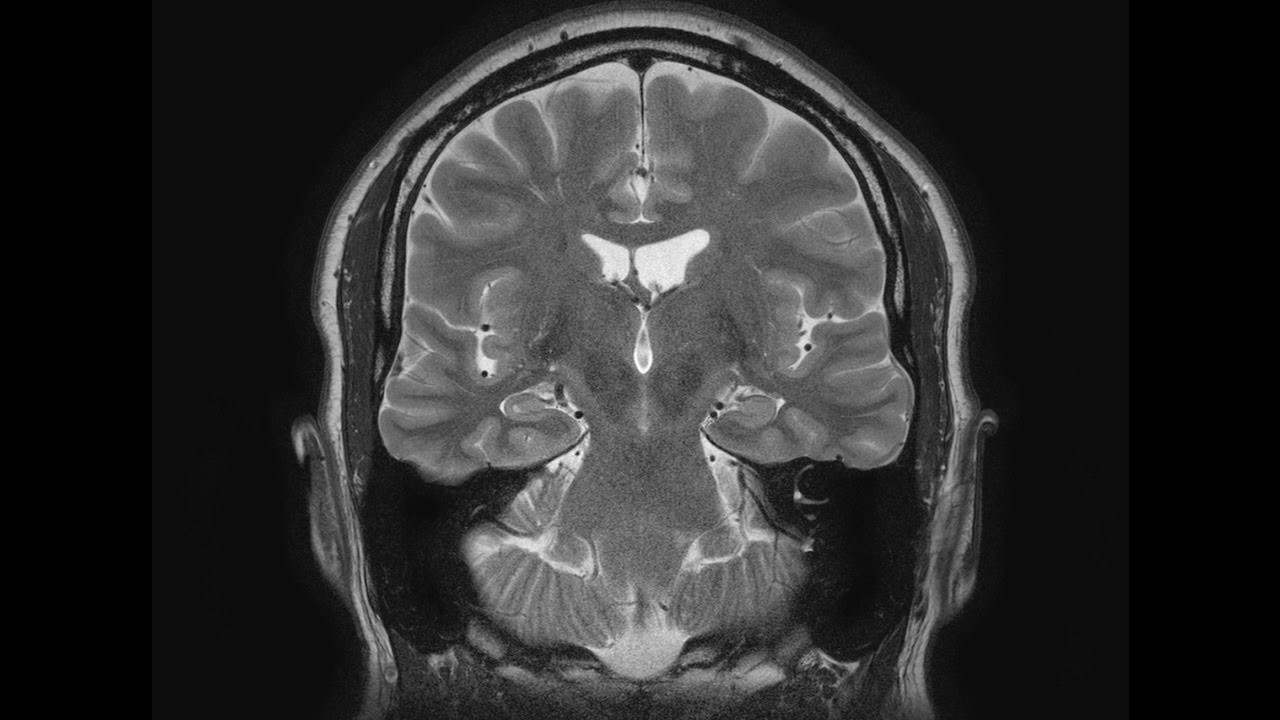
#> input picture computer_vision/mri.jpg, 1280 x 720 px
$ jupyter execute exam1_histograms.ipynb
#> lines starting #> are read from the running program, lines starting #| are printed output that depends on the picture
`Alexei Raiu (#207330006)`

# 1. Exam 1 - Histograms.

## Libraries
**cv2** - a powerful computer vision library, available for various platforms
and programming languages. Has basic tools for image processing, filters,
drawing tools, and machine learning image analysis tools.

**matplotlib** - a widely used library for displaying images and drawing graphs.

[cell 1]
import cv2
from matplotlib import pyplot as plt
import matplotlib.image as mpimg

## Image 1: Grayscale MRI image.

Our first image is grayscale, an MRI scan of the brain.

The image is grayscale, but is stored as an RGB image. To be truly treated as a
grayscale image, it needs to be loaded with corresponding parameters. CV2 allows
specifying the flag how to treat colors. `0` is for converting image to
grayscale on load.

Here we create a plot object, add caption, and display the image. We then print
the image dimensions.

[cell 2]
img = cv2.imread('mri.jpg', 0)
#> img is the input picture: shape (720, 1280); min 0, max 255, mean 44.5
plt.figure()
plt.title('Grayscale MRI')
plt.imshow(img, cmap="gray")
print(f'Dim: {img.shape[1]}x{img.shape[0]}')
#| Dim: 1280x720

I also like how grayscale images are rendered without a `cmap="grayscale"`
parameter. The renderer applies a heatmap, using false color to make the shades
of gray more visible.

[cell 3]
plt.figure()
plt.title('Grayscale heatmap MRI')
plt.imshow(img)

The histogram shows that the image is dark. It has some black pixels (the image
black border), and it has vary dark pixels from the background. There are few
pixels beyond 150, and no pixels beyond 180, which shows, that there is space
for improving the image quality.

[cell 4]
plt.figure()
plt.hist(img.ravel(), 256, [0, 256])
plt.show()
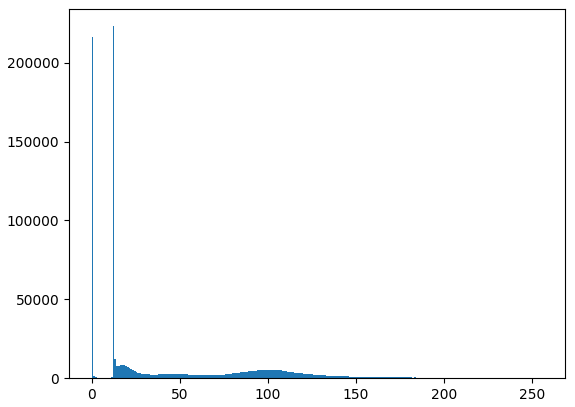
#> figure drawn by matplotlib, 1 panel; tallest bar 223132 high, from x = 12 to 13

## Image 2: Color Retina image.

The second image is a color image of a human retina. We load the image and print
its dimensions.

[cell 5]
img = mpimg.imread('retina.jpg')
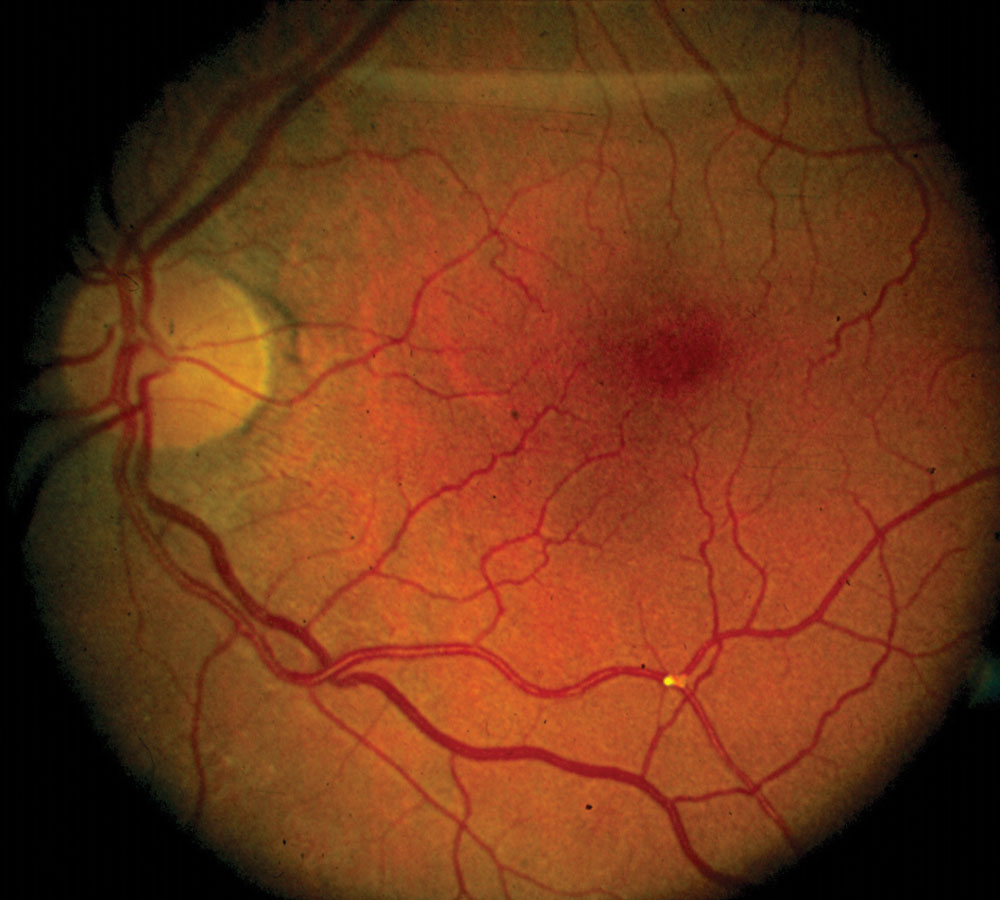
#> input picture computer_vision/retina.jpg, 1000 x 900 px
#> img is the input picture: shape (900, 1000, 3); mean R, G, B 108.5, 53.6, 24.3
plt.figure()
plt.title('Color Retina')
plt.imshow(img)
print(f'Dim: {img.shape[1]}x{img.shape[0]}')
#| Dim: 1000x900

The histogram is here created for each channel, as well as grayscale (orange).

We build the diagram by enumerating through the colors and creating a histogram
for each using the `cv2.calcHist()` function. We then plot the histogram. Then,
we convert the image to grayscale and plot its histogram as well.

In the histogram we can see that the colors are strongly shifted towards red and
there is a disparity between the channels both vertically and horizontally.
There is a visible shift - r, g, and b channels are shifted on the intensity
axis. This usually means that the image may require color correction.

[cell 6]
# Color values.
color = ('b','g','r')
plt.figure()
for i,col in enumerate(color): #loop required to go over each channel
    histr = cv2.calcHist([img],[i],None,[256],[0,256])
    plt.plot(histr, color=col)
    plt.xlim([0,256])

# Grayscale values.
grayImage = cv2.cvtColor(img, cv2.COLOR_BGR2GRAY)
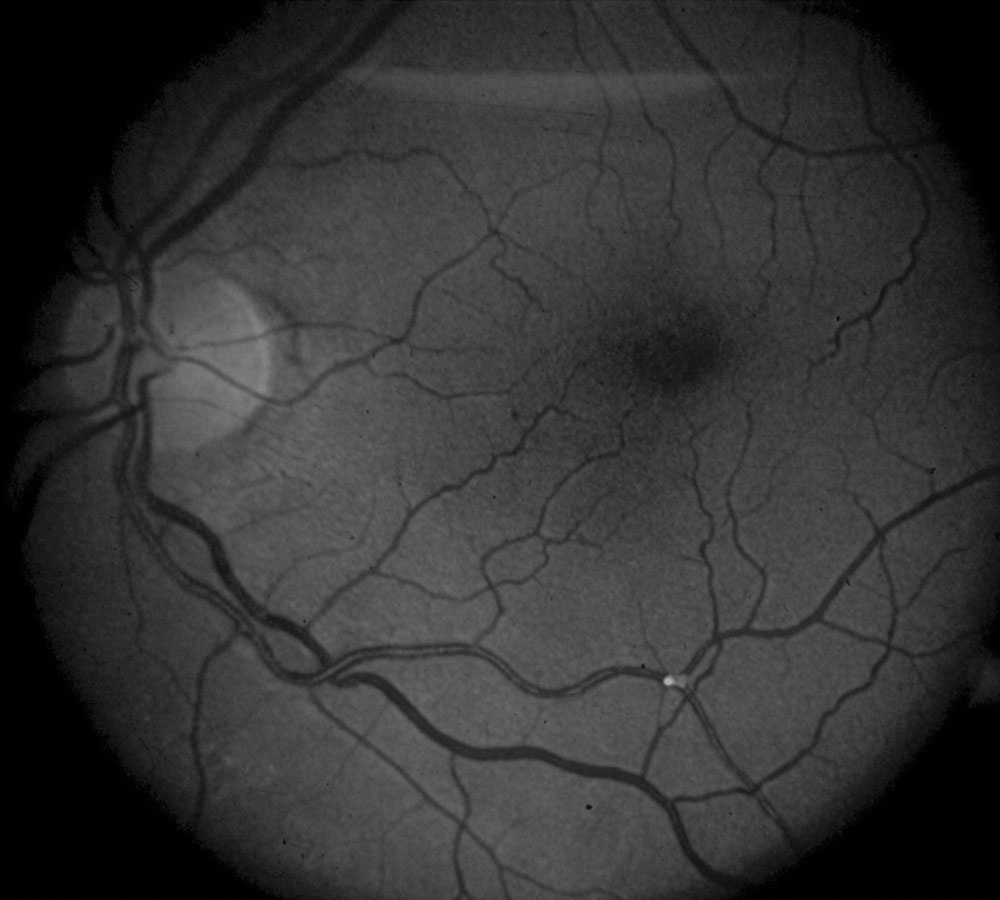
#> grayImage: shape (900, 1000); min 0, max 178, mean 51.1
histr = cv2.calcHist([grayImage],[0],None,[256],[0,256])
#> histr = 256 values, max 72073 at index 0, min 0 at index 138, mean 3515.6
plt.plot(histr,color='orange')
plt.show()
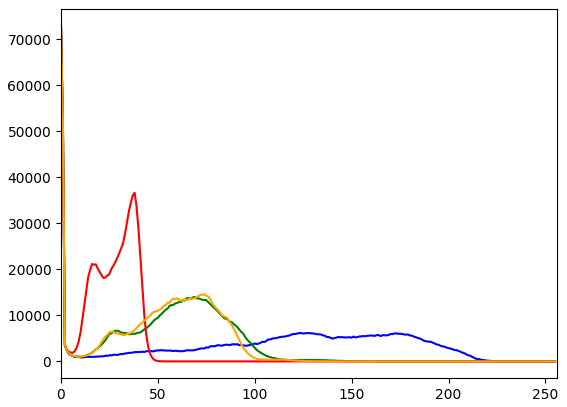
#> figure drawn by matplotlib, 1 panel; curve peaks at x = 0, y = 72925; curve peaks at x = 0, y = 72345; curve peaks at x = 0, y = 73022
